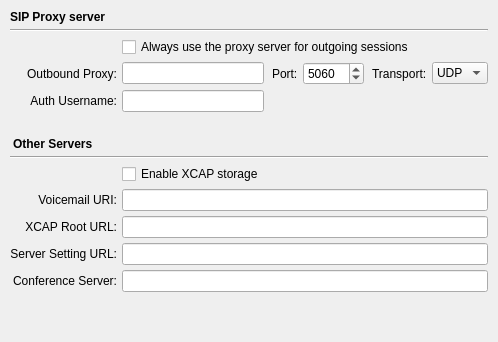
          <widget class="QWidget" name="server_settings_tab">
           <attribute name="title">
            <string>Server Settings</string>
           </attribute>
           <layout class="QGridLayout" name="server_settings_tab_layout">
            <property name="leftMargin">
             <number>10</number>
            </property>
            <property name="topMargin">
             <number>10</number>
            </property>
            <property name="rightMargin">
             <number>10</number>
            </property>
            <property name="bottomMargin">
             <number>10</number>
            </property>
            <property name="spacing">
             <number>5</number>
            </property>
            <item row="9" column="0">
             <widget class="QLabel" name="xcap_root_label">
              <property name="text">
               <string>XCAP Root URL:</string>
              </property>
              <property name="alignment">
               <set>Qt::AlignRight|Qt::AlignTrailing|Qt::AlignVCenter</set>
              </property>
             </widget>
            </item>
            <item row="8" column="0">
             <widget class="QLabel" name="voicemail_uri_label">
              <property name="text">
               <string>Voicemail URI:</string>
              </property>
              <property name="alignment">
               <set>Qt::AlignRight|Qt::AlignTrailing|Qt::AlignVCenter</set>
              </property>
             </widget>
            </item>
            <item row="0" column="0" colspan="6">
             <widget class="QLabel" name="sip_proxy_label">
              <property name="font">
               <font>
                <weight>75</weight>
                <bold>true</bold>
               </font>
              </property>
              <property name="text">
               <string>SIP Proxy server</string>
              </property>
             </widget>
            </item>
            <item row="3" column="2">
             <widget class="QLabel" name="outbound_proxy_port_label">
              <property name="text">
               <string>Port:</string>
              </property>
              <property name="indent">
               <number>3</number>
              </property>
             </widget>
            </item>
            <item row="11" column="1" colspan="5">
             <widget class="LineEdit" name="conference_server_editor">
              <property name="widgetSpacing" stdset="0">
               <number>0</number>
              </property>
              <property name="inactiveText" stdset="0">
               <string>conference</string>
              </property>
             </widget>
            </item>
            <item row="3" column="1">
             <widget class="QLineEdit" name="outbound_proxy_host_editor"/>
            </item>
            <item row="5" column="0" colspan="6">
             <widget class="QLabel" name="voicemail_label">
              <property name="font">
               <font>
                <weight>75</weight>
                <bold>true</bold>
               </font>
              </property>
              <property name="styleSheet">
               <string notr="true">margin-top: 20px;</string>
              </property>
              <property name="text">
               <string>Other Servers</string>
              </property>
             </widget>
            </item>
            <item row="4" column="0">
             <widget class="QLabel" name="auth_username_label">
              <property name="text">
               <string>Auth Username:</string>
              </property>
              <property name="alignment">
               <set>Qt::AlignRight|Qt::AlignTrailing|Qt::AlignVCenter</set>
              </property>
             </widget>
            </item>
            <item row="1" column="0" colspan="6">
             <widget class="Line" name="line_3">
              <property name="orientation">
               <enum>Qt::Horizontal</enum>
              </property>
             </widget>
            </item>
            <item row="3" column="3">
             <widget class="QSpinBox" name="outbound_proxy_port">
              <property name="minimum">
               <number>1</number>
              </property>
              <property name="maximum">
               <number>65535</number>
              </property>
              <property name="value">
               <number>5060</number>
              </property>
             </widget>
            </item>
            <item row="11" column="0">
             <widget class="QLabel" name="conference_server_label">
              <property name="text">
               <string>Conference Server:</string>
              </property>
              <property name="alignment">
               <set>Qt::AlignRight|Qt::AlignTrailing|Qt::AlignVCenter</set>
              </property>
             </widget>
            </item>
            <item row="12" column="0" colspan="6">
             <spacer name="server_settings_spacer">
              <property name="orientation">
               <enum>Qt::Vertical</enum>
              </property>
              <property name="sizeHint" stdset="0">
               <size>
                <width>20</width>
                <height>40</height>
               </size>
              </property>
             </spacer>
            </item>
            <item row="6" column="0" colspan="6">
             <widget class="Line" name="line_5">
              <property name="orientation">
               <enum>Qt::Horizontal</enum>
              </property>
             </widget>
            </item>
            <item row="8" column="1" colspan="5">
             <widget class="LineEdit" name="voicemail_uri_editor">
              <property name="inactiveText" stdset="0">
               <string>Discovered by subscribing to myself</string>
              </property>
              <property name="widgetSpacing" stdset="0">
               <number>0</number>
              </property>
             </widget>
            </item>
            <item row="3" column="0">
             <widget class="QLabel" name="outbound_proxy_label">
              <property name="minimumSize">
               <size>
                <width>105</width>
                <height>0</height>
               </size>
              </property>
              <property name="text">
               <string>Outbound Proxy:</string>
              </property>
              <property name="alignment">
               <set>Qt::AlignRight|Qt::AlignTrailing|Qt::AlignVCenter</set>
              </property>
             </widget>
            </item>
            <item row="3" column="4">
             <widget class="QLabel" name="outbound_proxy_transport_label">
              <property name="text">
               <string>Transport:</string>
              </property>
              <property name="indent">
               <number>3</number>
              </property>
             </widget>
            </item>
            <item row="4" column="1">
             <widget class="QLineEdit" name="auth_username_editor"/>
            </item>
            <item row="10" column="0">
             <widget class="QLabel" name="server_tools_url_label">
              <property name="text">
               <string>Server Setting URL:</string>
              </property>
              <property name="alignment">
               <set>Qt::AlignRight|Qt::AlignTrailing|Qt::AlignVCenter</set>
              </property>
             </widget>
            </item>
            <item row="9" column="1" colspan="5">
             <widget class="LineEdit" name="xcap_root_editor">
              <property name="inactiveText" stdset="0">
               <string>Taken from the DNS TXT record for xcap.domain</string>
              </property>
              <property name="widgetSpacing" stdset="0">
               <number>0</number>
              </property>
             </widget>
            </item>
            <item row="3" column="5">
             <widget class="QComboBox" name="outbound_proxy_transport_button">
              <item>
               <property name="text">
                <string>UDP</string>
               </property>
              </item>
              <item>
               <property name="text">
                <string>TCP</string>
               </property>
              </item>
              <item>
               <property name="text">
                <string>TLS</string>
               </property>
              </item>
             </widget>
            </item>
            <item row="2" column="1" colspan="5">
             <widget class="QCheckBox" name="always_use_my_proxy_button">
              <property name="text">
               <string>Always use the proxy server for outgoing sessions</string>
              </property>
             </widget>
            </item>
            <item row="10" column="1" colspan="5">
             <widget class="QLineEdit" name="server_tools_url_editor"/>
            </item>
            <item row="7" column="1">
             <widget class="QCheckBox" name="enable_xcap_button">
              <property name="text">
               <string>Enable XCAP storage</string>
              </property>
             </widget>
            </item>
           </layout>
          </widget>
